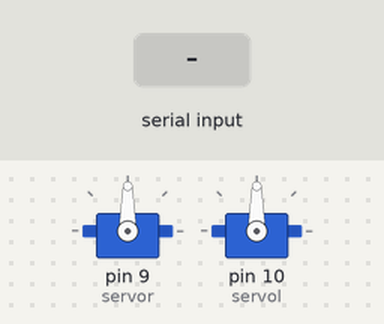
A sketch run on a simulated Arduino Uno, built with avr-gcc and run on an emulated ATmega328P. Shown: 2 × servo. The test bench sets the inputs (shaded band).

Above: at 1.2 s.
1.3 s: "1" received over Serial
At 2.3 s:
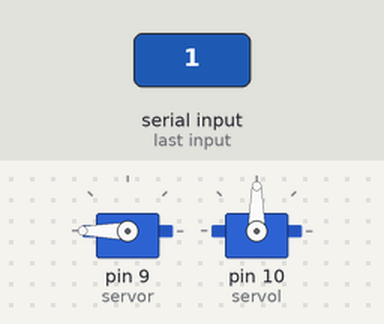
2.8 s: "7" received over Serial
At 3.4 s:
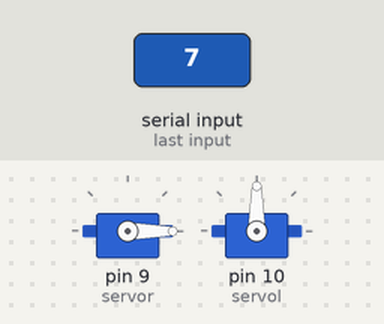
4.3 s: "3" received over Serial
At 4.6 s:
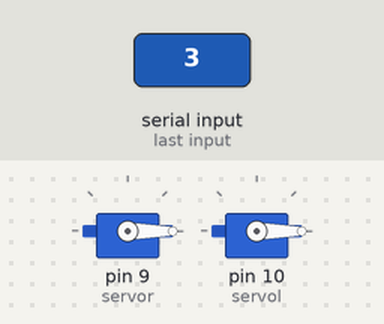
5.8 s: "4" received over Serial
At 6.9 s:
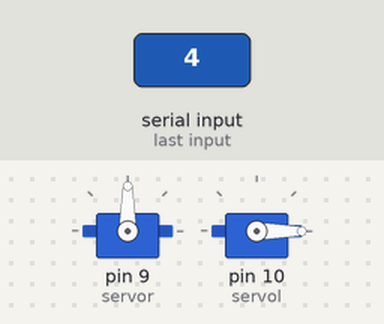
7.3 s: "9" received over Serial
At 8.1 s:
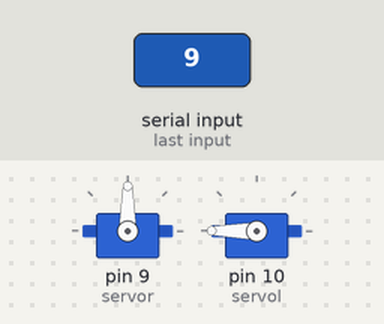
8.8 s: "6" received over Serial
At 9.2 s:
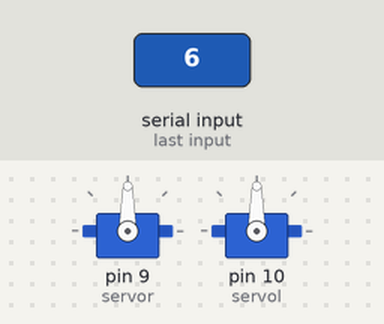
Timing chart, 0 to 11.3 s (numbered marks = the images above; inputs shaded):
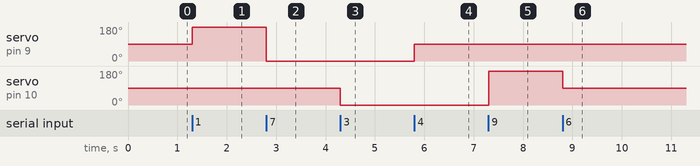

The sketch:

kol_takip_2.ino
```cpp
#include <Servo.h>
Servo servol;//servoları tanımlıyoruz
Servo servor;

int pozl=90;//ilk pozisyonu 90 derece tanmlıyoruz
int pozr=90;
int aci=0;
int aci1=90;
int aci2=180;
int nevl;
int nevr;

void setup()
{
  Serial.begin(9600);
servor.attach(9);
servol.attach(10);

}

void loop()
{

 char c = Serial.read();

 if (c == '1')
 {
  nevr=aci2;
    pozr=nevr;
    servor.write(nevr);

 }
else if (c == '4')
 {
  nevr=aci1;
    pozr=nevr;
    servor.write(nevr);
 }
else if (c == '7')
 {
  nevr=aci;
    pozr=nevr;
    servor.write(nevr);
 }
else if (c == '3')
 {
  nevl=aci;
    pozl=nevl;
    servol.write(nevl);
 }
else if (c == '6')
 {
  nevl=aci1;
    pozl=nevl;
    servol.write(nevl);
 }
else if (c == '9')
 {
  nevl=aci2;
    pozl=nevl;
    servol.write(nevl);
 }

}
```

Measured:
- after the input at 1.3 s, servo on pin 9 (servor): 90° → 180° at once
- after the input at 2.8 s, servo on pin 9 (servor): 180° → 0° at once
- after the input at 4.3 s, servo on pin 10 (servol): 90° → 0° at once
- after the input at 5.8 s, servo on pin 9 (servor): 0° → 90° at once
- after the input at 7.3 s, servo on pin 10 (servol): 0° → 180° at once
- after the input at 8.8 s, servo on pin 10 (servol): 180° → 90° at once
